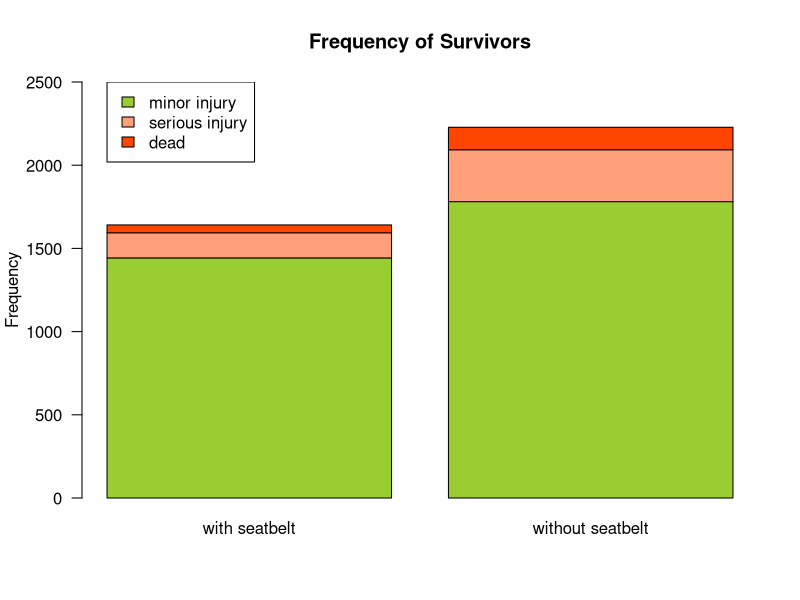
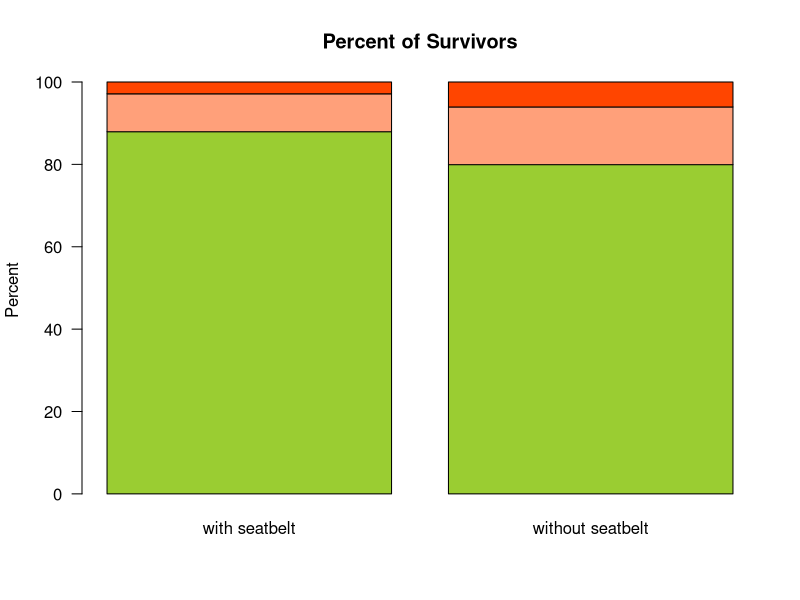

Write the R code that produced these figures, in order. (Note: this script raises an error after producing the figures.)

# 독립성검정과 적합성검정

# 5.1 x^2(카이스퀘어) 검정

# x^2검정
# 범주형 변수간의 관련성 확인
# x^2검정은 교차표상의 응답 빈도를 바탕으로 수행

# 데이터 생성

# 부상 정도와 안전벨트 착용 유무
survivors<-matrix(c(1443,151,47,1781,312,135), ncol=2)
dimnames(survivors)<-list('Status'=c('minor injury', "serious injury", 'dead'),
                          "Seatbelt"=c('with seatbelt', 'without seatbelt'))
survivors

# addmargins(데이터셋, margin=): margin=1:행, 2:열 
addmargins(survivors)
addmargins(prop.table(addmargins(survivors,2),2),1)

# 그래프 생성

# 빈도 막대그래프
barplot(survivors, ylim=c(0,2500), las=1,
        col=c('yellowgreen', 'lightsalmon', 'orangered'),
        ylab='Frequency', main='Frequency of Survivors')
# 범례
legend(0.2, 2500, rownames(survivors),
       fill=c('yellowgreen', 'lightsalmon', 'orangered'))

# 비율 막대그래프
survivors.prop<-prop.table(survivors, 2)
barplot(survivors.prop*100, las=1, col=c('yellowgreen', 'lightsalmon', 'orangered'),
        ylab='Percent', main='Percent of Survivors')

# ==============================================================================

# 기대빈도와 관측빈도

# 관측빈도(Observed Count): 실제 관측된 빈도
# 관측빈도(Expected Count): 귀무가설이 사실이라는 가정하에서 기대할 수 있는 빈도
#                           (부상정도와 안전벨트 착용여부는 관련 없다)

# x^2검정 절차는 기대빈도와 관측빈도의 비교를 통해 계산되는 x^2값을 이용하여 수행
# 표본으로부터 산출된 x^2값이 귀무가설이 사실이라는 가정하에 x^2분포상에서 
# 얼마나 나타나기 어려운 희박한 경우인지 혹은 흔하게 관찰될 수 있는 경우인지 평가

# x^2분포의 자유도는 교차표를 구성하느 두 변수의 범주의 개수에 의해 결정
# (행 변수의 범주의 개수-1)*(열 변수의 범주의 개수-1)
# x^2분포: 범주의 개수에 따른 자유도에 의해 분포의 모양이 결정, 대체로 오른쪽으로 긴 꼬리

# 귀무가설이 사실이면 x^2값은 0에 가까운 작은 값을 가짐
# 왜냐하면 귀무가설이 사실일 경우 관측빈도는 기대빈도와 유사한 값을 가질것으로 예상

# x^2값 45.91, 자유도2에 대응되는 유의확률
pchisq(45.91, df=2, lower.tail=F)
# 0.05보다 훨씬 작으므로 귀무가설 기각

# 0.05유의 확률에 대응되는 x^2값
qchisq(0.05, df=2, lower.tail=F)

# ==============================================================================
page111
# 5.2 독립성검정
# ==============================================================================
# ------------------------------------------------------------------------------














